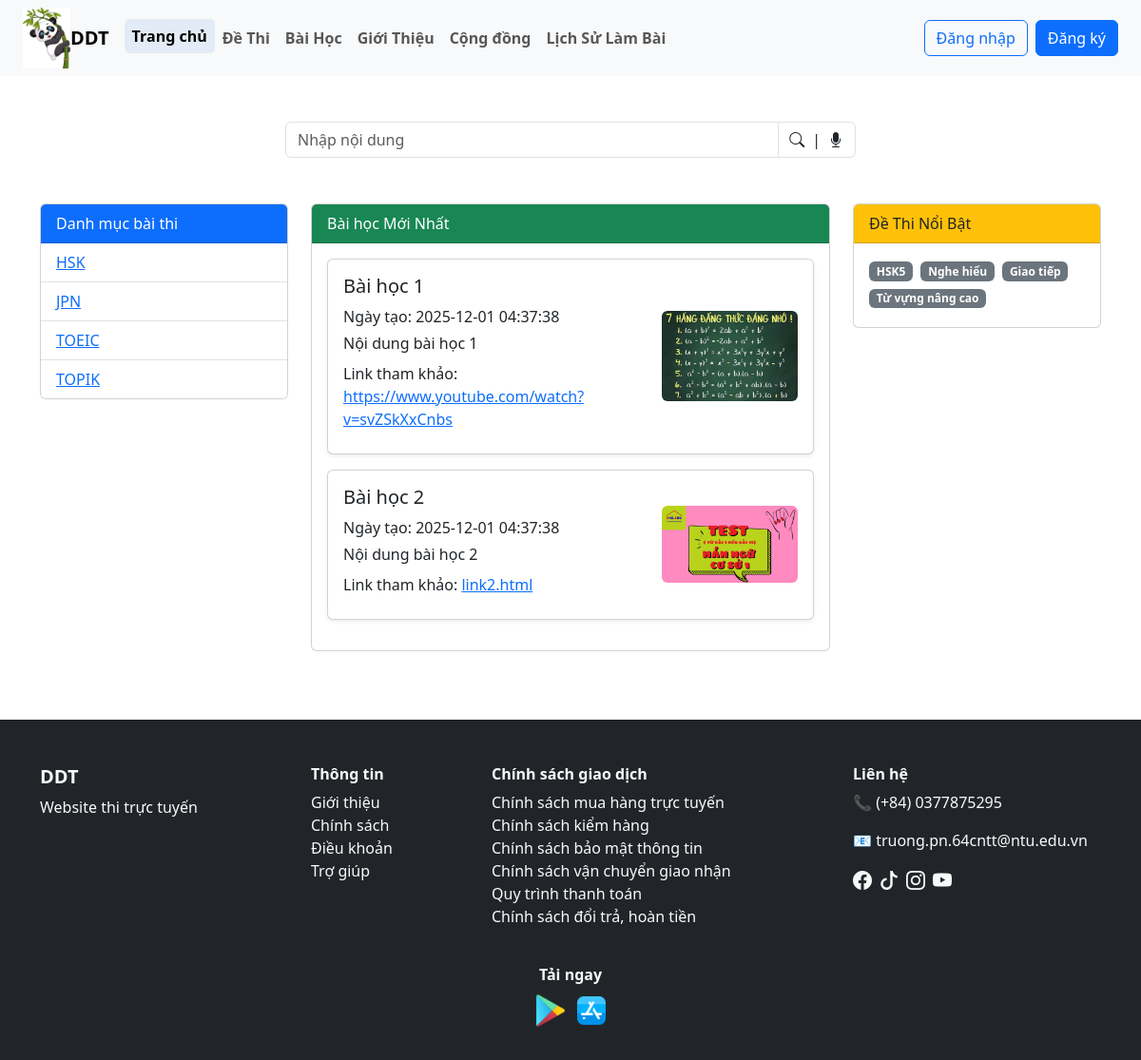
The app's page /user/index.php with its own data.
### tables this page shows
CREATE TABLE `danh_muc_de_thi` (
  `id` int(11) NOT NULL,
  `ten_danh_muc` varchar(100) NOT NULL,
  `mo_ta` text DEFAULT NULL
);

CREATE TABLE `bai_hoc` (
  `id` varchar(10) NOT NULL,
  `tieu_de` varchar(255) NOT NULL,
  `noi_dung` text DEFAULT NULL,
  `anh_bai_hoc` varchar(255) DEFAULT NULL,
  `link_bai_hoc` varchar(255) DEFAULT NULL,
  `ngay_tao` datetime DEFAULT current_timestamp(),
  `id_danh_muc` int(11) DEFAULT NULL
);

### user/index.php (the view)
<?php
include("./header.php");
$sql = "SELECT * FROM danh_muc_de_thi ORDER BY ten_danh_muc ASC";
$result = mysqli_query($dbc, $sql);
$sql_bai_hoc = "SELECT * FROM bai_hoc ORDER BY ngay_tao DESC";
$result_bai_hoc = mysqli_query($dbc, $sql_bai_hoc);
?>
<div class="d-flex justify-content-center my-5">
    <div class="input-group" style="max-width: 600px;">
        <input type="text" class="form-control" placeholder="Nhập nội dung" aria-label="Search">
        <span class="input-group-text bg-white border-start-0">
            <i class="bi bi-search me-2"></i>|
            <i class="bi bi-mic-fill ms-2"></i>
        </span>
    </div>
</div>
<div class="container my-5">
    <div class="row">
        <div class="col-md-3 mb-4">
            <div class="card">
                <div class="card-header bg-primary text-white">Danh mục bài thi</div>
                <ul class="list-group list-group-flush">
                    <?php if(mysqli_num_rows($result) > 0): ?>
                    <?php while($row = mysqli_fetch_assoc($result)): ?>
                    <li class="list-group-item">
                        <a href="./bai_thi_theo_muc.php?id_dm=<?= $row['id'] ?>">
                            <?= $row['ten_danh_muc'] ?>
                        </a>
                    </li>
                    <?php endwhile; ?>
                    <?php else: ?>
                    <li class="list-group-item">Không có danh mục nào.</li>
                    <?php endif; ?>
                </ul>
            </div>
        </div>
        <div class="col-md-6 mb-4">
            <div class="card">
                <div class="card-header bg-success text-white">Bài học Mới Nhất</div>
                <div class="card-body">
                    <?php if(mysqli_num_rows($result_bai_hoc) > 0): ?>
                    <?php while($row = mysqli_fetch_assoc($result_bai_hoc)): ?>
                    <a href="./chi_tiet_bai_hoc.php?id_bh=<?= $row['id'] ?>" class="text-decoration-none text-dark">
                        <div class="card mb-3 shadow-sm">
                            <div class="card-body">
                                <div class="row align-items-center">
                                    <div class="col-8">
                                        <h5 class="card-title"><?= $row['tieu_de'] ?></h5>
                                        <p class="card-text mb-1">Ngày tạo: <?= $row['ngay_tao'] ?></p>
                                        <p class="card-text mb-2 text-truncate d-block"
                                            style="max-height: 4.5em; overflow: hidden;">
                                            <?= $row['noi_dung'] ?>
                                        </p>
                                        <?php if(!empty($row['link_bai_hoc'])): ?>
                                        <p class="card-text mb-2">
                                            Link tham khảo:
                                            <a href="<?= $row['link_bai_hoc'] ?>" target="_blank">
                                                <?= $row['link_bai_hoc'] ?>
                                            </a>
                                        </p>
                                        <?php endif; ?>
                                    </div>
                                    <div class="col-4 text-end">
                                        <?php if(!empty($row['anh_bai_hoc'])): ?>
                                        <img src="./image_baihoc/<?= $row['anh_bai_hoc'] ?>"
                                            alt="<?= $row['tieu_de'] ?>" class="img-fluid rounded"
                                            style="max-height: 100px;">
                                        <?php endif; ?>
                                    </div>
                                </div>
                            </div>
                        </div>
                    </a>
                    <?php endwhile; ?>
                    <?php else: ?>
                    <p>Hiện chưa có bài học nào.</p>
                    <?php endif; ?>
                </div>
            </div>
        </div>
        <div class="col-md-3 mb-4">
            <div class="card">
                <div class="card-header bg-warning text-dark">Đề Thi Nổi Bật</div>
                <div class="card-body">
                    <span class="badge bg-secondary me-1 mb-1">HSK5</span>
                    <span class="badge bg-secondary me-1 mb-1">Nghe hiểu</span>
                    <span class="badge bg-secondary me-1 mb-1">Giao tiếp</span>
                    <span class="badge bg-secondary me-1 mb-1">Từ vựng nâng cao</span>
                </div>
            </div>
        </div>
    </div>
</div>
<?php include("./footer.php"); ?>

### records on screen
danh_muc_de_thi: ten_danh_muc "HSK"
danh_muc_de_thi: ten_danh_muc "JPN"
danh_muc_de_thi: ten_danh_muc "TOEIC"
danh_muc_de_thi: ten_danh_muc "TOPIK"
bai_hoc: tieu_de "Bài học 1", ngay_tao "2025-12-01 04:37:38", noi_dung "Nội dung bài học 1", link_bai_hoc "https://www.youtube.com/watch?v=svZSkXxCnbs", anh_bai_hoc (picture)
bai_hoc: tieu_de "Bài học 2", ngay_tao "2025-12-01 04:37:38", noi_dung "Nội dung bài học 2", link_bai_hoc "link2.html", anh_bai_hoc (picture)
